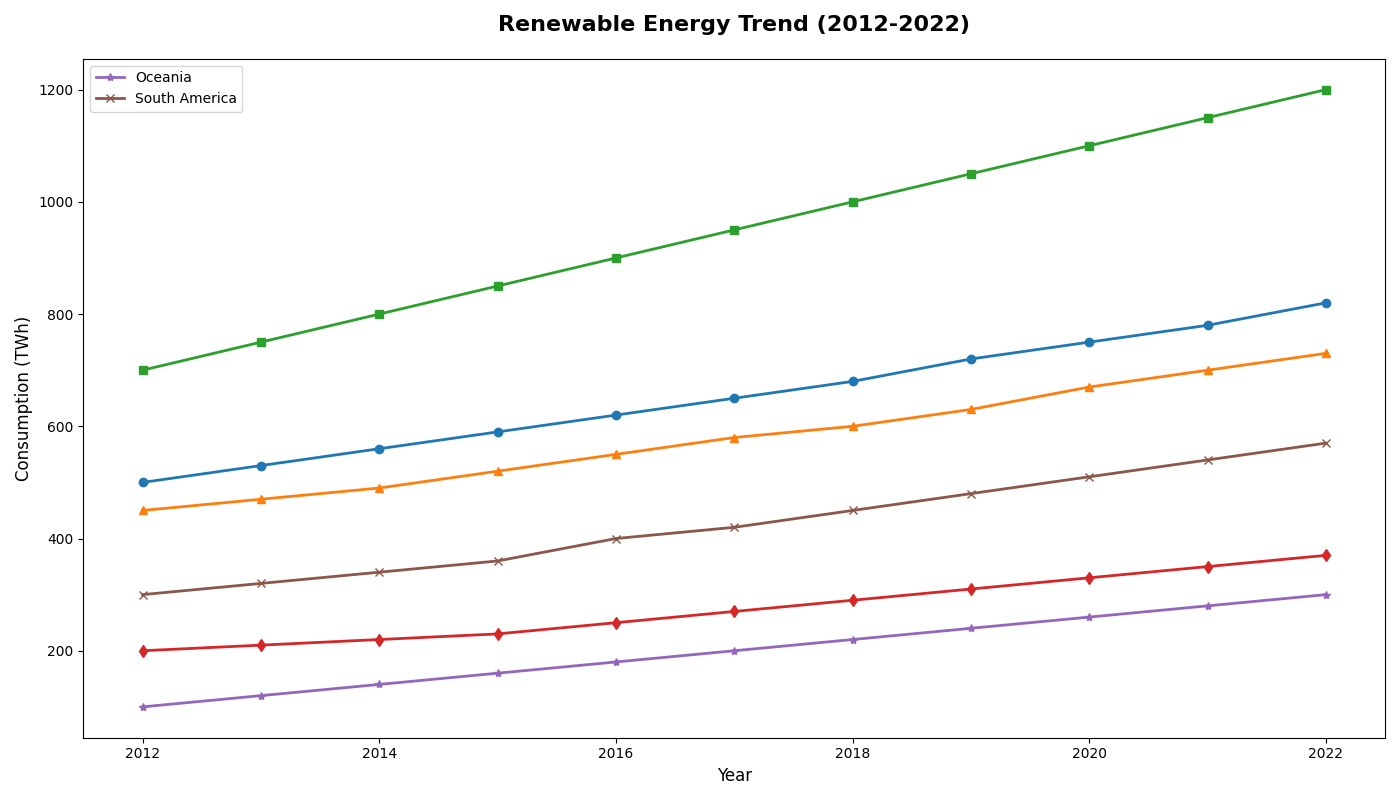

Source code (Python):
import matplotlib.pyplot as plt
import numpy as np

years = np.arange(2012, 2023)

na_consumption = [500, 530, 560, 590, 620, 650, 680, 720, 750, 780, 820]
eu_consumption = [450, 470, 490, 520, 550, 580, 600, 630, 670, 700, 730]
asia_consumption = [700, 750, 800, 850, 900, 950, 1000, 1050, 1100, 1150, 1200]
africa_consumption = [200, 210, 220, 230, 250, 270, 290, 310, 330, 350, 370]

oceania_consumption = [100, 120, 140, 160, 180, 200, 220, 240, 260, 280, 300]
south_america_consumption = [300, 320, 340, 360, 400, 420, 450, 480, 510, 540, 570]

fig, ax = plt.subplots(figsize=(14, 8))

# Applying a new set of colors for the plotted series
ax.plot(years, na_consumption, marker='o', linestyle='-', color='#1f77b4', linewidth=2)
ax.plot(years, eu_consumption, marker='^', linestyle='-', color='#ff7f0e', linewidth=2)
ax.plot(years, asia_consumption, marker='s', linestyle='-', color='#2ca02c', linewidth=2)
ax.plot(years, africa_consumption, marker='d', linestyle='-', color='#d62728', linewidth=2)
ax.plot(years, oceania_consumption, marker='*', linestyle='-', color='#9467bd', linewidth=2, label='Oceania')
ax.plot(years, south_america_consumption, marker='x', linestyle='-', color='#8c564b', linewidth=2, label='South America')

ax.set_title("Renewable Energy Trend (2012-2022)", fontsize=16, fontweight='bold', pad=20)
ax.set_xlabel("Year", fontsize=12)
ax.set_ylabel("Consumption (TWh)", fontsize=12)

ax.legend()

plt.tight_layout()
plt.show()
